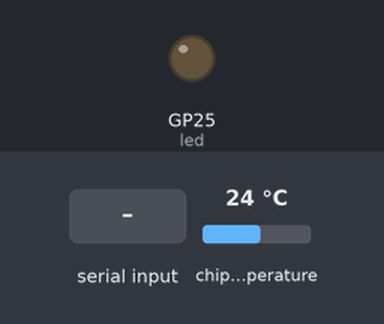
Simulated run of this program. Board: Raspberry Pi Pico running MicroPython. Parts: output pins drawn as LEDs (lit = HIGH). The test bench sets the inputs (shaded band); at power-on: chip temperature 24 °C. What the program prints to the serial console is not drawn.

Above: at 1.2 s.
1.3 s: "5" typed at the serial console, then Enter
At 1.8 s:
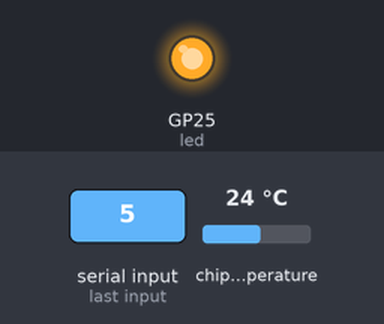
2.8 s: "90" typed at the serial console, then Enter
At 4.0 s:
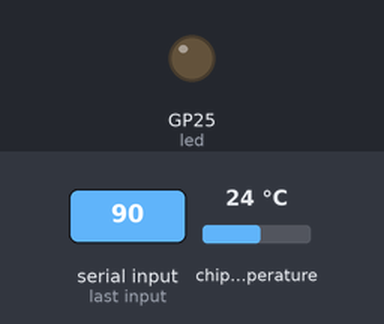
4.3 s: "200" typed at the serial console, then Enter
At 5.3 s:
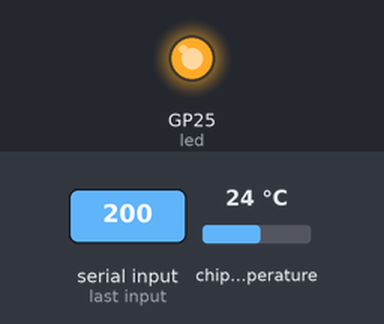
5.8 s: "1" typed at the serial console, then Enter
At 6.5 s:
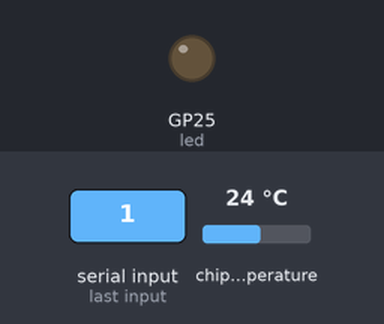
Timing chart, 0 to 8.3 s (numbered marks = the images above; inputs shaded):
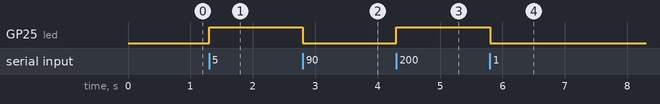

Measured:
- after the input at 1.3 s, GP25 (led): LOW → HIGH at once
- after the input at 2.8 s, GP25 (led): HIGH → LOW at once
- after the input at 4.3 s, GP25 (led): LOW → HIGH at once
- after the input at 5.8 s, GP25 (led): HIGH → LOW at once

The program:

main.py
```python
import select, sys, time, machine

# Set up the poll object
poll_obj = select.poll()
poll_obj.register(sys.stdin, select.POLLIN)

led = machine.Pin(25, machine.Pin.OUT)


temp_sensor = machine.ADC(4)
def read_temperature():
    adc_value = temp_sensor.read_u16()
    volt = (3.3/65535) * adc_value
    temperature = 27 - (volt - 0.706)/0.001721
    return round(temperature, 2)

# Loop indefinitely
while True:
    # Wait for input on stdin
    poll_results = poll_obj.poll(5) # the '1' is how long it will wait for message before looping again (in microseconds)
    if poll_results:

        temp = read_temperature()
        data = sys.stdin.readline().strip()
        data = 4 * int(data)
        sys.stdout.write("four times the input: " + str(data) + " Temp: " + str(temp) + "\r")
        led.value(not led.value())
    else:
        # do something if no message received (like feed a watchdog timer)
        continue
```
